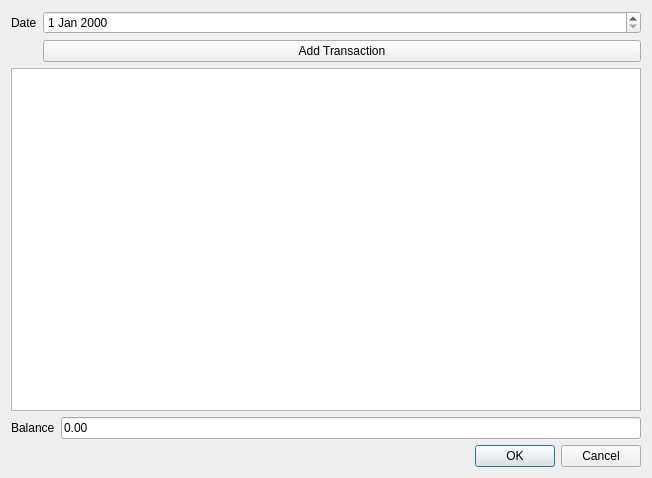
<?xml version="1.0" encoding="UTF-8"?>
<ui version="4.0">
 <class>CreateJournalDialog</class>
 <widget class="QDialog" name="CreateJournalDialog">
  <property name="geometry">
   <rect>
    <x>0</x>
    <y>0</y>
    <width>652</width>
    <height>478</height>
   </rect>
  </property>
  <property name="windowTitle">
   <string>Create Journal</string>
  </property>
  <layout class="QVBoxLayout" name="verticalLayout">
   <item>
    <layout class="QFormLayout" name="formLayout">
     <item row="0" column="0">
      <widget class="QLabel" name="dateLabel">
       <property name="text">
        <string>Date</string>
       </property>
      </widget>
     </item>
     <item row="0" column="1">
      <widget class="QDateEdit" name="dateEdit"/>
     </item>
     <item row="2" column="0" colspan="2">
      <widget class="QTableView" name="tableView">
       <attribute name="verticalHeaderVisible">
        <bool>false</bool>
       </attribute>
      </widget>
     </item>
     <item row="1" column="1">
      <widget class="QPushButton" name="addTransactionButton">
       <property name="text">
        <string>Add Transaction</string>
       </property>
      </widget>
     </item>
    </layout>
   </item>
   <item>
    <layout class="QFormLayout" name="formLayout_2">
     <item row="0" column="0">
      <widget class="QLabel" name="balanceLabel">
       <property name="text">
        <string>Balance</string>
       </property>
      </widget>
     </item>
     <item row="0" column="1">
      <widget class="QLineEdit" name="balanceLineEdit">
       <property name="sizePolicy">
        <sizepolicy hsizetype="Preferred" vsizetype="Fixed">
         <horstretch>0</horstretch>
         <verstretch>0</verstretch>
        </sizepolicy>
       </property>
       <property name="text">
        <string>0.00</string>
       </property>
       <property name="readOnly">
        <bool>true</bool>
       </property>
      </widget>
     </item>
    </layout>
   </item>
   <item>
    <widget class="QDialogButtonBox" name="buttonBox">
     <property name="orientation">
      <enum>Qt::Orientation::Horizontal</enum>
     </property>
     <property name="standardButtons">
      <set>QDialogButtonBox::StandardButton::Cancel|QDialogButtonBox::StandardButton::Ok</set>
     </property>
    </widget>
   </item>
  </layout>
 </widget>
 <resources/>
 <connections>
  <connection>
   <sender>buttonBox</sender>
   <signal>accepted()</signal>
   <receiver>CreateJournalDialog</receiver>
   <slot>accept()</slot>
   <hints>
    <hint type="sourcelabel">
     <x>248</x>
     <y>254</y>
    </hint>
    <hint type="destinationlabel">
     <x>157</x>
     <y>274</y>
    </hint>
   </hints>
  </connection>
  <connection>
   <sender>buttonBox</sender>
   <signal>rejected()</signal>
   <receiver>CreateJournalDialog</receiver>
   <slot>reject()</slot>
   <hints>
    <hint type="sourcelabel">
     <x>316</x>
     <y>260</y>
    </hint>
    <hint type="destinationlabel">
     <x>286</x>
     <y>274</y>
    </hint>
   </hints>
  </connection>
 </connections>
</ui>
